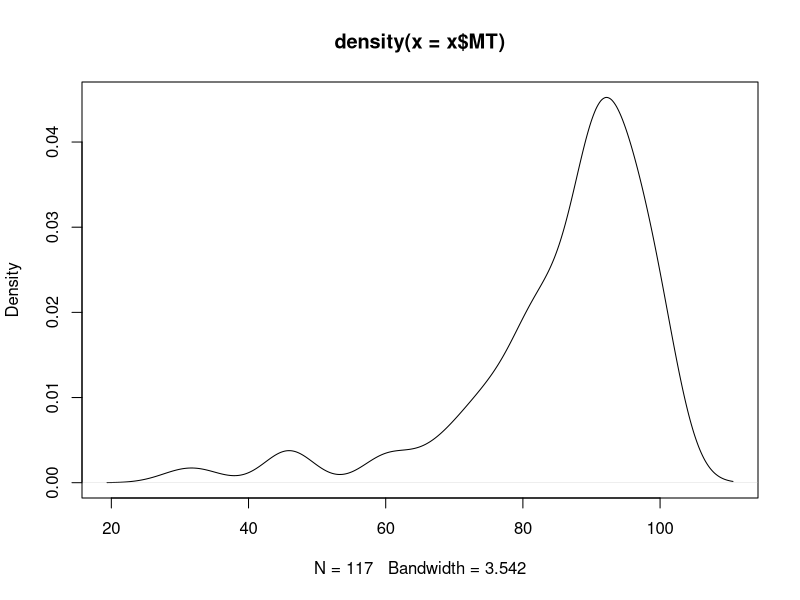
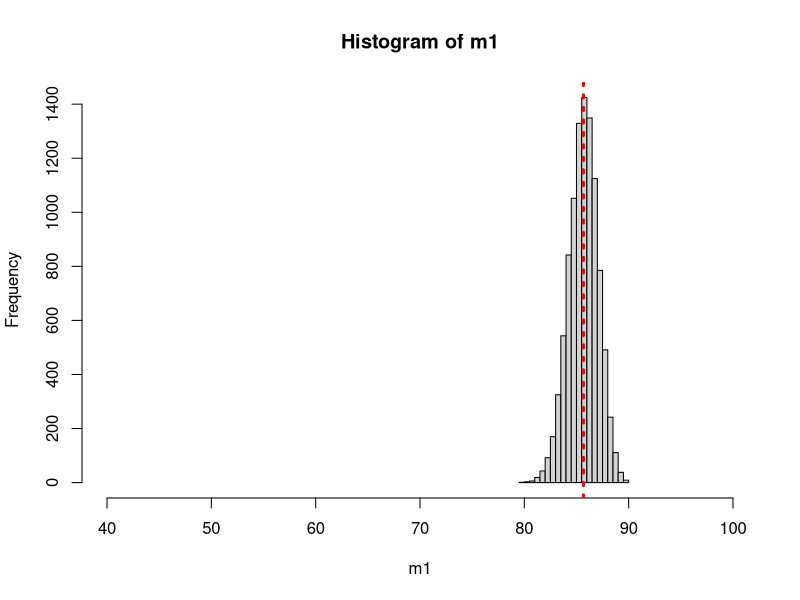

These figures' R source, in order:
##CLT simulation 
#Xbar will have normal distribution as n gets larger

x=read.csv('grades1.csv')
plot(density(x$MT))
mean(x$MT)
sd(x$MT)

nSim=10000    #number of repetition

n=100    #sample size 
m1=c()
for (i in 1:nSim) {
  s=sample(x$MT, n, replace = T)
  m1[i]=mean(s)
  
}

hist(m1, 
     xlim=c(40,100))
abline(v=mean(x$MT), col='red', lty=3, lwd=3)

#par(mfrow=c(3,2))
#
#dev.off()
